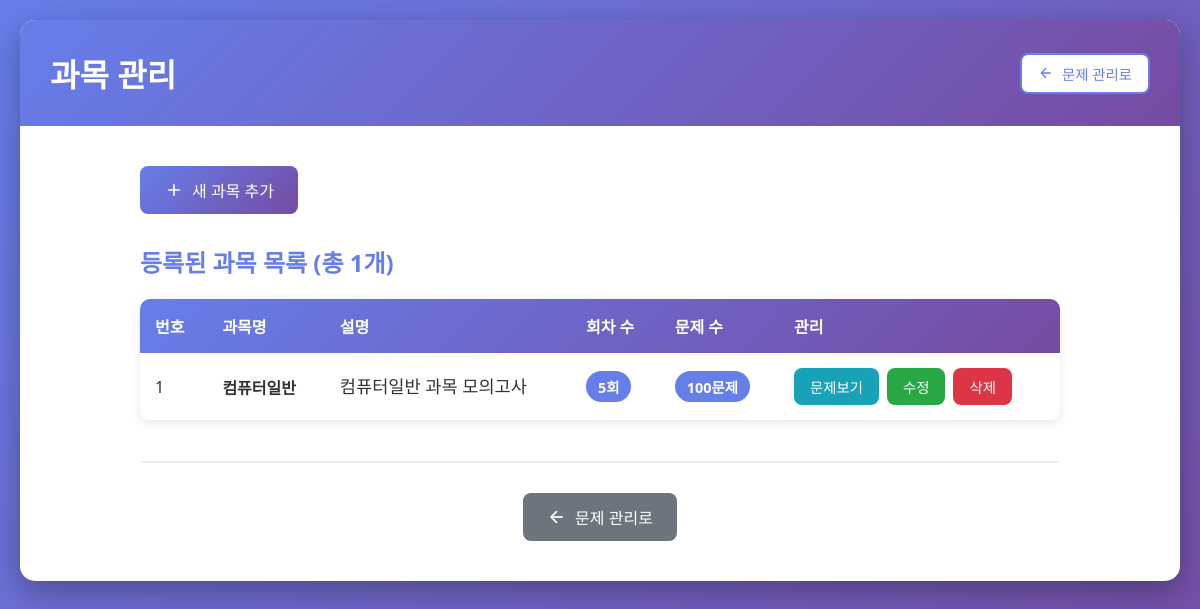
Page /admin/subjects on the earlier database version.
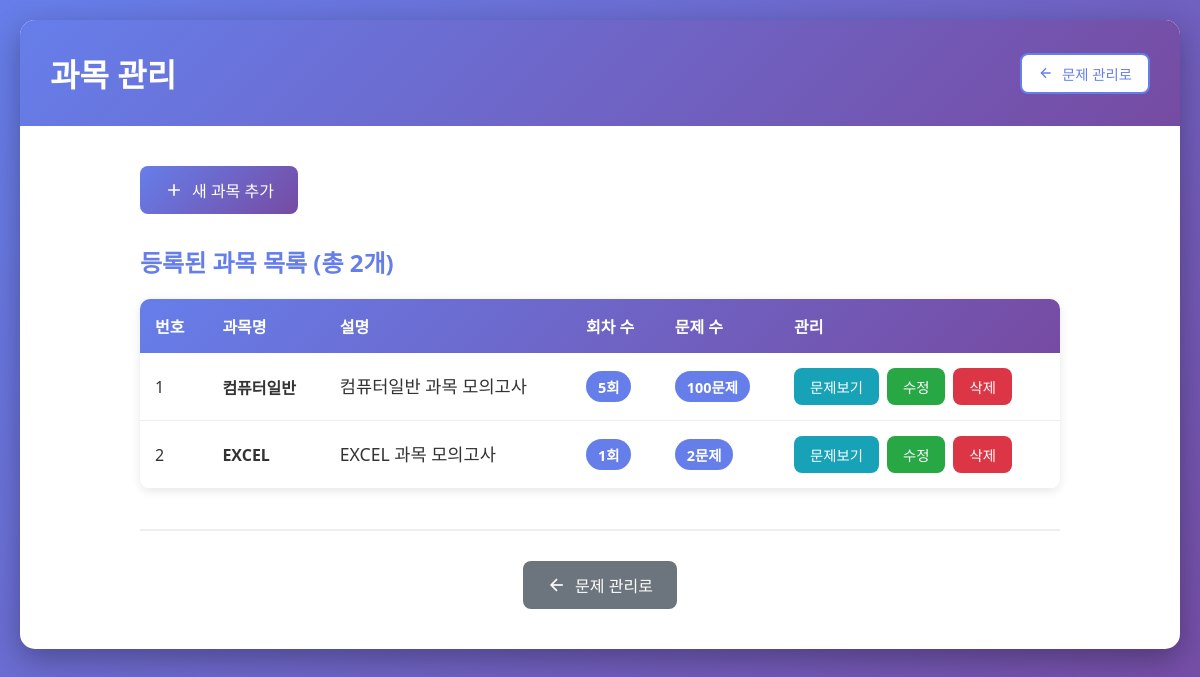
Same page on the later database version.
### tables this page shows
CREATE TABLE subjects (
            id INTEGER PRIMARY KEY AUTOINCREMENT,
            name TEXT NOT NULL UNIQUE,
            description TEXT,
            created_at TIMESTAMP DEFAULT CURRENT_TIMESTAMP
        );

### app.py (the view)
@app.route('/admin/subjects')
def subjects():
    subjects = db.get_all_subjects()
    subject_stats = []
    for subject in subjects:
        exam_sets = db.get_exam_sets_by_subject(subject['id'])
        question_count = 0
        for exam_set in exam_sets:
            questions = db.get_questions_by_subject_and_exam_set(subject['id'], exam_set)
            question_count += len(questions)
        subject_stats.append({
            'id': subject['id'],
            'name': subject['name'],
            'description': subject['description'],
            'exam_set_count': len(exam_sets),
            'question_count': question_count
        })
    return render_template('subjects.html', subjects=subject_stats)

### database.py (called while the page is built)
def get_all_subjects():
    conn = sqlite3.connect(DATABASE_PATH)
    conn.row_factory = sqlite3.Row
    cursor = conn.cursor()
    cursor.execute('SELECT * FROM subjects ORDER BY id')
    subjects = cursor.fetchall()
    conn.close()
    return subjects

def get_exam_sets_by_subject(subject_id):
    conn = sqlite3.connect(DATABASE_PATH)
    cursor = conn.cursor()
    cursor.execute('SELECT DISTINCT exam_set FROM questions WHERE subject_id = ? ORDER BY exam_set',
                  (subject_id,))
    exam_sets = [row[0] for row in cursor.fetchall()]
    conn.close()
    return exam_sets

def get_questions_by_subject_and_exam_set(subject_id, exam_set):
    conn = sqlite3.connect(DATABASE_PATH)
    conn.row_factory = sqlite3.Row
    cursor = conn.cursor()
    cursor.execute('SELECT * FROM questions WHERE subject_id = ? AND exam_set = ? ORDER BY id',
                  (subject_id, exam_set))
    questions = cursor.fetchall()
    conn.close()
    return questions

### templates/subjects.html (shortened to what this page needs)
<!DOCTYPE html>
<html lang="ko">
<head>
    <link rel="stylesheet" href="{{ url_for('static', filename='css/style.css') }}">
</head>
<body>
    <div class="container">
        <header>
            <h1>과목 관리</h1>
            <nav>
                <a href="{{ url_for('admin') }}" class="btn btn-small btn-back">
                    <svg width="16" height="16" viewBox="0 0 24 24" fill="none" stroke="currentColor" stroke-width="2">
                        <line x1="19" y1="12" x2="5" y2="12"></line>
                        <polyline points="12 19 5 12 12 5"></polyline>
                    </svg>
                    문제 관리로
                </a>
            </nav>
        </header>
        <main class="admin-content">
            <div class="admin-actions">
                <a href="{{ url_for('add_subject') }}" class="btn btn-primary">
                    <svg width="20" height="20" viewBox="0 0 24 24" fill="none" stroke="currentColor" stroke-width="2">
                        <line x1="12" y1="5" x2="12" y2="19"></line>
                        <line x1="5" y1="12" x2="19" y2="12"></line>
                    </svg>
                    새 과목 추가
                </a>
            </div>
            <div class="question-list">
                <h2>등록된 과목 목록 (총 {{ subjects|length }}개)</h2>
                {% if subjects %}
                    <table class="question-table">
                        <thead>
                            <tr>
                                <th>번호</th>
                                <th>과목명</th>
                                <th>설명</th>
                                <th>회차 수</th>
                                <th>문제 수</th>
                                <th>관리</th>
                            </tr>
                        </thead>
                        <tbody>
                            {% for subject in subjects %}
                            <tr>
                                <td>{{ subject.id }}</td>
                                <td><strong>{{ subject.name }}</strong></td>
                                <td class="question-text">{{ subject.description or '-' }}</td>
                                <td><span class="badge">{{ subject.exam_set_count }}회</span></td>
                                <td><span class="badge badge-info">{{ subject.question_count }}문제</span></td>
                                <td class="action-buttons">
                                    <a href="{{ url_for('admin') }}?subject_id={{ subject.id }}" class="btn btn-small btn-info">문제보기</a>
                                    <a href="{{ url_for('edit_subject', subject_id=subject.id) }}" class="btn btn-small btn-edit">수정</a>
                                    <form method="POST" action="{{ url_for('delete_subject', subject_id=subject.id) }}" style="display: inline;" onsubmit="return confirm('정말 이 과목을 삭제하시겠습니까?');">
                                        <button type="submit" class="btn btn-small btn-delete">삭제</button>
                                    </form>
                                </td>
                            </tr>
                            {% endfor %}
                        </tbody>
                    </table>
                {% else %}
                    <div class="empty-state">
                        <p>등록된 과목이 없습니다.</p>
                        <p>새 과목 추가 버튼을 눌러 과목을 등록해주세요.</p>
                    </div>
                {% endif %}
            </div>
            <div class="bottom-actions">
                <a href="{{ url_for('admin') }}" class="btn btn-secondary">
                    <svg width="20" height="20" viewBox="0 0 24 24" fill="none" stroke="currentColor" stroke-width="2">
                        <line x1="19" y1="12" x2="5" y2="12"></line>
                        <polyline points="12 19 5 12 12 5"></polyline>
                    </svg>
                    문제 관리로
                </a>
            </div>
        </main>
    </div>
</body>
</html>

Differences in the rows shown:
added subjects: id "2", name "EXCEL", description "EXCEL 과목 모의고사", exam_set_count "1", question_count "2"
Other differences:
{{ subjects|length }}: "1" → "2"
